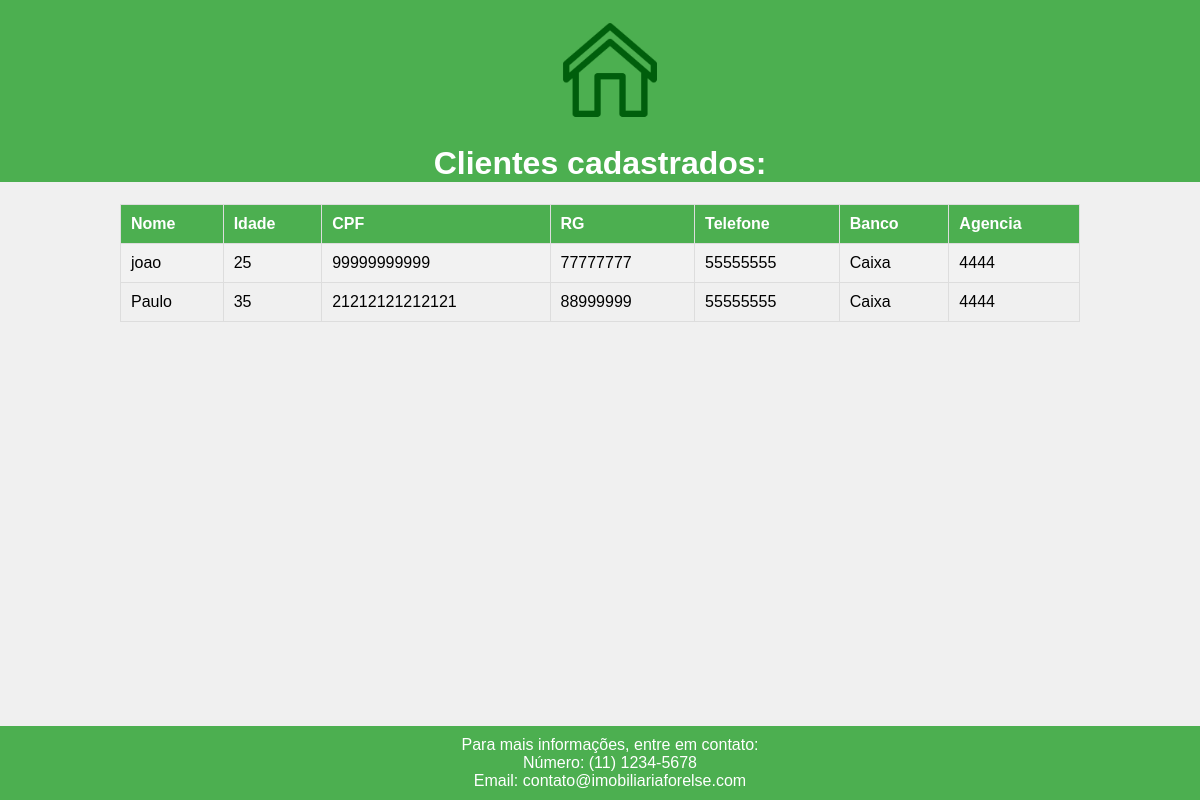
The page /imprime_cliente on the database its author committed.
### tables this page shows
CREATE TABLE cliente (nome text, idade integer, cpf text primary key, rg text, telefone text, banco text, agencia text, numero_conta text, tipo_conta text, unique(cpf, banco, agencia, numero_conta));

### app/rotas.py (the view)
@app.route('/imprime_cliente')
def imprime_cliente():
    banco = sqlite3.connect('imobiliaria_banco.db')
    cursor = banco.cursor()
    cursor.execute("SELECT * FROM cliente")
    dados = cursor.fetchall()
    banco.close()
    return render_template('imprime_cliente.html', dados=dados)

### app/templates/imprime_cliente.html (shortened to what this page needs)
<!DOCTYPE html>
<html lang="en">
<head>
    <link rel="stylesheet" href="{{ url_for('static', filename='imovel.css') }}">
</head>
<body>
    <header>
        <img src="{{ url_for('static', filename='casa_imob.png') }}" alt="Logo Imobiliária ForElse" id="logo">
        <h1>Clientes cadastrados:</h1>
    </header>
    <table>
        <tr>
            <th>Nome</th>
            <th>Idade</th>
            <th>CPF</th>
            <th>RG</th>
            <th>Telefone</th>
            <th>Banco</th>
            <th>Agencia</th>
        </tr>
        {% for cliente in dados %}
            <tr>
                <td>{{ cliente[0] }}</td>
                <td>{{ cliente[1] }}</td>
                <td>{{ cliente[2] }}</td>
                <td>{{ cliente[3] }}</td>
                <td>{{ cliente[4] }}</td>
                <td>{{ cliente[5] }}</td>
                <td>{{ cliente[6] }}</td>
            </tr>
        {% endfor %}
    </table>
    <footer>
        Para mais informações, entre em contato:<br>
        Número: (11) 1234-5678<br>
        Email: contato@imobiliariaforelse.com
    </footer>
</body>
</html>

### app/static/imovel.css (style rules this page uses)
body { font-family: Arial, sans-serif; background-color: #f0f0f0; margin: 0; padding: 0; }
table { width: 80%; margin: 20px auto; border-collapse: collapse; }
th, td { border: 1px solid #ddd; padding: 10px; text-align: left; }
th { background-color: #4CAF50; color: white; }
tr:nth-child(even) { background-color: #f2f2f2; }
footer { background-color: #4CAF50; color: white; text-align: center; padding: 10px; position: fixed; bottom: 0; width: 100%; }
header { background-color: #4CAF50; color: white; text-align: center; padding: -7px; }
#logo { width: 100px; height: auto; margin-top: 20px; margin-left: 20px; }
body { font-family: Arial, sans-serif; margin: 0; padding: 0; background-color: #f0f0f0; flex-direction: column; min-height: 100vh; }

### rows shown on the page
cliente: nome "joao", idade "25", cpf "99999999999", rg "77777777", telefone "55555555", banco "Caixa", agencia "4444"
cliente: nome "Paulo", idade "35", cpf "21212121212121", rg "88999999", telefone "55555555", banco "Caixa", agencia "4444"
